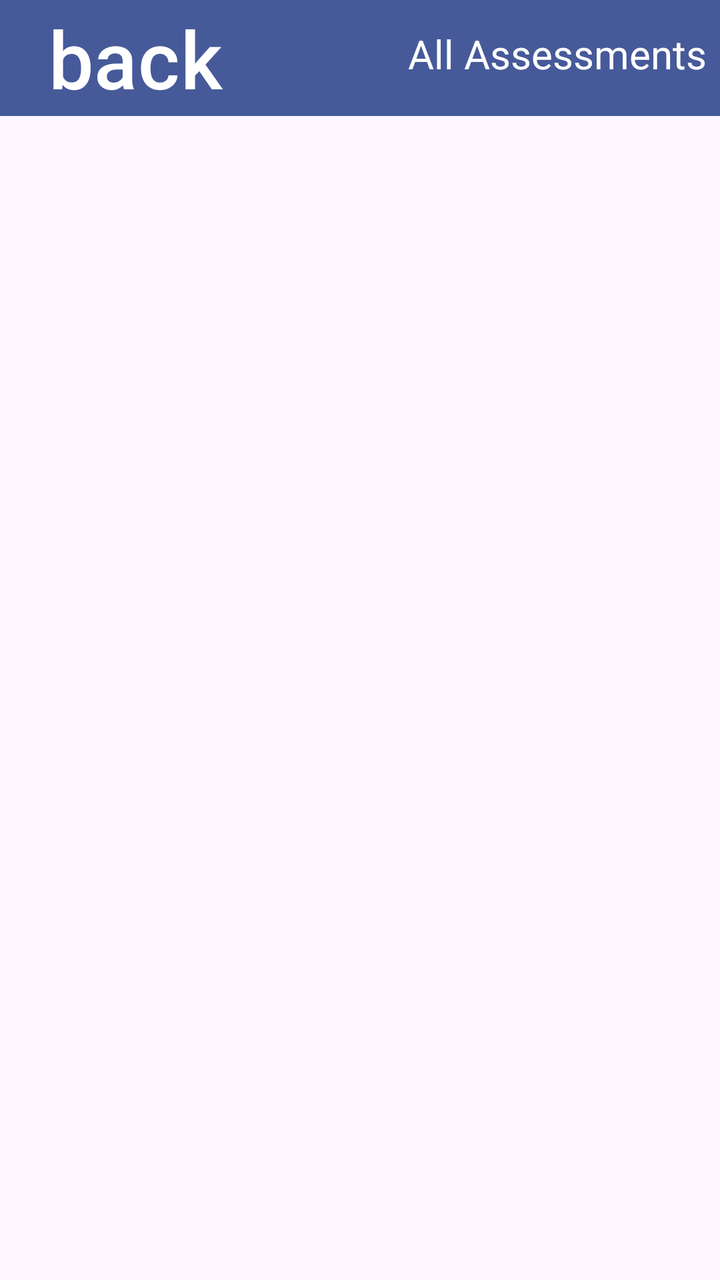
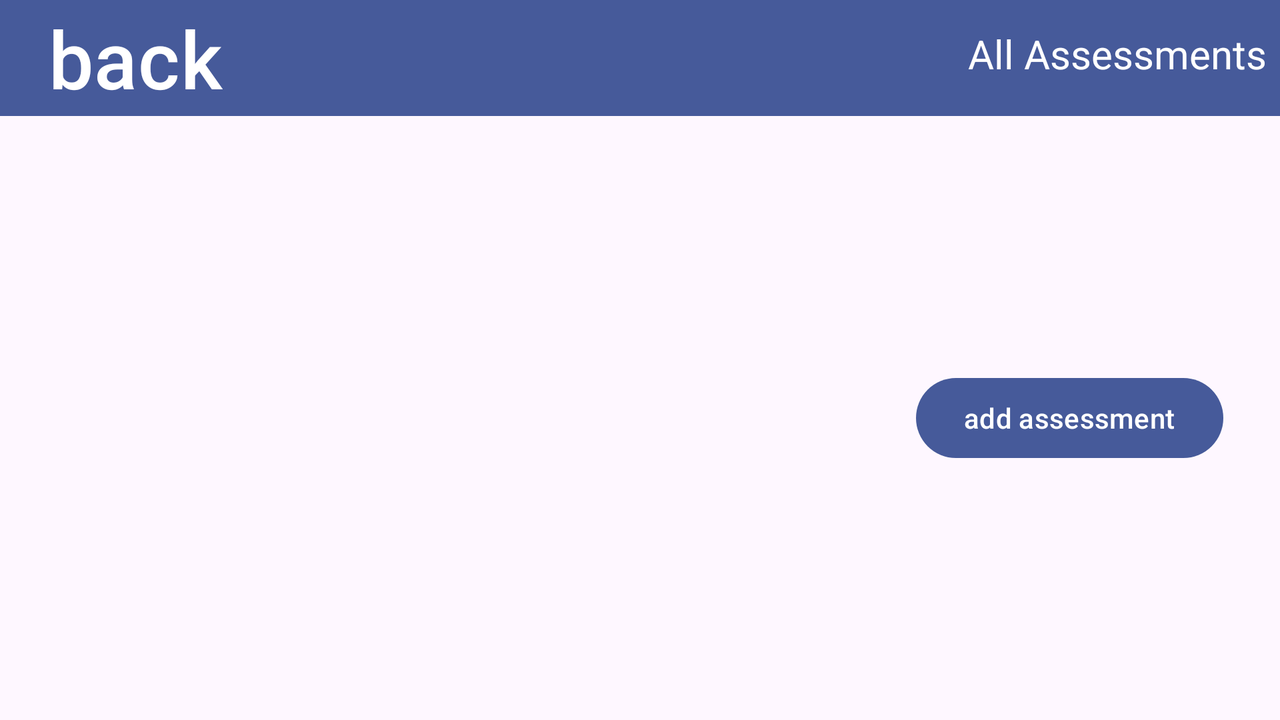

Compare how this app lays out the same screen by default and in its alternative resource folder. The renders come first, then the two layout files and the values they reference.
<!-- AndroidManifest.xml: application theme Theme.C195MobileApp -->
<!-- res/layout/assessmentsactivity.xml -->
<?xml version="1.0" encoding="utf-8"?>
<androidx.constraintlayout.widget.ConstraintLayout xmlns:android="http://schemas.android.com/apk/res/android"
    xmlns:app="http://schemas.android.com/apk/res-auto"
    android:layout_width="match_parent"
    android:layout_height="match_parent"
    xmlns:tools="http://schemas.android.com/tools"
    tools:context=".controllers.AssessmentController">

    <TextView
        android:id="@+id/Header"
        android:layout_width="0dp"
        android:layout_height="58dp"
        android:background="#465A9A"
        android:paddingTop="40px"
        android:paddingRight="20px"
        android:text="@string/AllAssessments"
        android:textAlignment="viewEnd"
        android:textColor="#FFFFFF"
        android:textSize="20sp"
        app:layout_constraintEnd_toEndOf="parent"
        app:layout_constraintStart_toEndOf="@+id/BackButton"
        app:layout_constraintTop_toTopOf="parent" />

    <Button
        android:id="@+id/BackButton"
        android:layout_width="0dp"
        android:layout_height="58dp"
        android:backgroundTint="#465A9A"
        android:insetTop="0dp"
        android:insetBottom="0dp"
        android:paddingTop="0dp"
        android:paddingBottom="0dp"
        android:text="back"
        android:textSize="40sp"
        app:cornerRadius="0dp"
        app:layout_constraintStart_toStartOf="parent"
        app:layout_constraintTop_toTopOf="parent" />

    <Button
        android:id="@+id/ToAddAssessmentActivity"
        android:layout_width="wrap_content"
        android:layout_height="wrap_content"
        android:text="add assessment"
        app:layout_constraintBottom_toBottomOf="parent"
        app:layout_constraintEnd_toEndOf="parent"
        app:layout_constraintStart_toStartOf="parent"
        app:layout_constraintTop_toBottomOf="@+id/assessmentListView" />

    <ListView
        android:id="@+id/assessmentListView"
        android:layout_width="401dp"
        android:layout_height="599dp"
        android:layout_marginTop="1dp"
        app:layout_constraintEnd_toEndOf="parent"
        app:layout_constraintStart_toStartOf="parent"
        app:layout_constraintTop_toBottomOf="@+id/Header" />
</androidx.constraintlayout.widget.ConstraintLayout>
<!-- resources referenced by this layout -->
<resources>
  <string name="AllAssessments">All Assessments</string>
  <style name="Theme.C195MobileApp" parent="Base.Theme.C195MobileApp" />
  <style name="Base.Theme.C195MobileApp" parent="Theme.Material3.DayNight.NoActionBar">
          
          
      </style>
</resources>
<!-- res/layout-land/assessmentsactivity.xml (the repository's variant of the layout above) -->
<!-- drawn on the phone turned sideways -->
<?xml version="1.0" encoding="utf-8"?>
<androidx.constraintlayout.widget.ConstraintLayout xmlns:android="http://schemas.android.com/apk/res/android"
    xmlns:app="http://schemas.android.com/apk/res-auto"
    android:layout_width="match_parent"
    android:layout_height="match_parent"
    xmlns:tools="http://schemas.android.com/tools"
    tools:context=".controllers.AssessmentController">

    <TextView
        android:id="@+id/Header"
        android:layout_width="0dp"
        android:layout_height="58dp"
        android:background="#465A9A"
        android:paddingTop="40px"
        android:paddingRight="20px"
        android:text="@string/AllAssessments"
        android:textAlignment="viewEnd"
        android:textColor="#FFFFFF"
        android:textSize="20sp"
        app:layout_constraintEnd_toEndOf="parent"
        app:layout_constraintStart_toEndOf="@+id/BackButton"
        app:layout_constraintTop_toTopOf="parent" />

    <Button
        android:id="@+id/BackButton"
        android:layout_width="0dp"
        android:layout_height="58dp"
        android:backgroundTint="#465A9A"
        android:insetTop="0dp"
        android:insetBottom="0dp"
        android:paddingTop="0dp"
        android:paddingBottom="0dp"
        android:text="back"
        android:textSize="40sp"
        app:cornerRadius="0dp"
        app:layout_constraintStart_toStartOf="parent"
        app:layout_constraintTop_toTopOf="parent" />

    <Button
        android:id="@+id/ToAddAssessmentActivity"
        android:layout_width="wrap_content"
        android:layout_height="wrap_content"
        android:text="add assessment"
        app:backgroundTint="#FF465A9A"
        app:layout_constraintBottom_toBottomOf="parent"
        app:layout_constraintEnd_toEndOf="parent"
        app:layout_constraintStart_toEndOf="@id/assessmentListView"
        app:layout_constraintTop_toBottomOf="@+id/Header" />

    <ListView
        android:id="@+id/assessmentListView"
        android:layout_width="401dp"
        android:layout_height="325dp"
        android:layout_marginTop="1dp"
        app:layout_constraintTop_toBottomOf="@id/Header"
        app:layout_constraintEnd_toStartOf="@id/ToAddAssessmentActivity"
        app:layout_constraintStart_toStartOf="parent"
        app:layout_constraintBottom_toBottomOf="parent" />
</androidx.constraintlayout.widget.ConstraintLayout>
